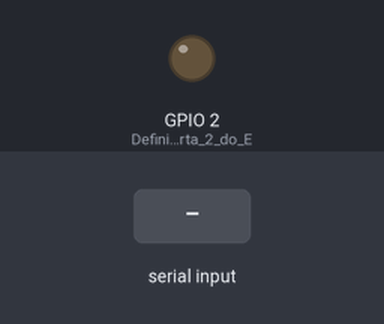
The sketch below on a simulated ESP32. Shown: output pins drawn as LEDs (lit = HIGH). The test bench sets the inputs (shaded band). What the sketch prints to the serial monitor is not drawn.

Above: at 1.2 s.
1.3 s: "0" received over Serial
At 2.6 s:
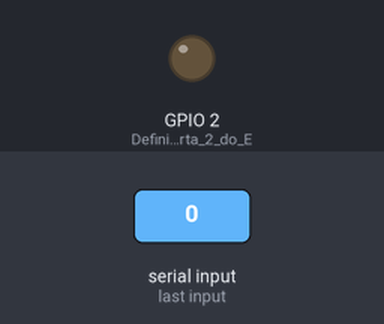
2.9 s: "2" received over Serial
At 3.9 s:
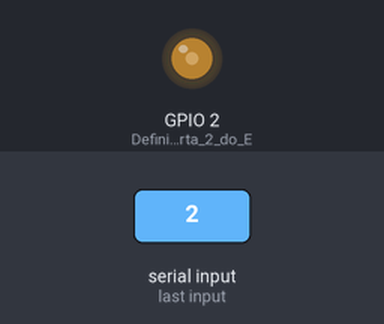
4.6 s: "1" received over Serial
At 5.3 s:
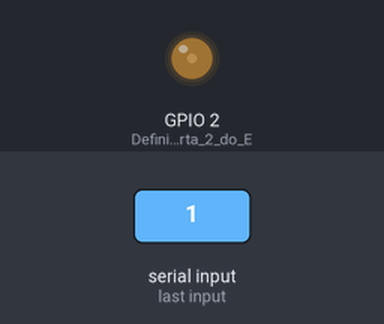
6.3 s: "4" received over Serial
At 7.7 s:
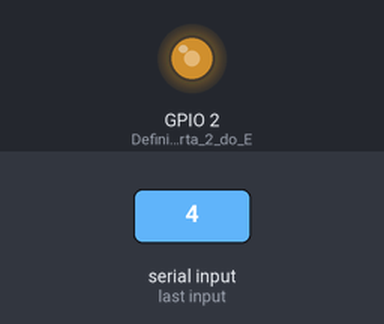
8.0 s: "3" received over Serial
At 9.0 s:
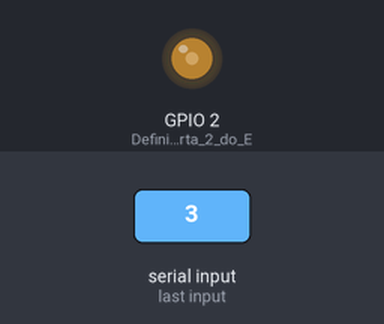
Timing chart, 0 to 10.7 s (numbered marks = the images above; inputs shaded):
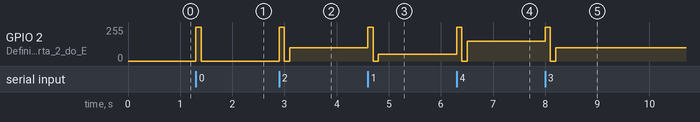

The sketch:

SAIDA_ANALOGICA.ino
```cpp
void setup() {
  Serial.begin(115200);  //Taxa de transmissão
  pinMode(2, OUTPUT);  //Definição da Porta 2 do ESP32 como saída

}
//Função principal

void loop() {
//declaração da variável (vetor) que armazenará os
//dados recebidos via porta serial
  char mensagem[10];

//declaração da variável que auxiliará em indicar a
//posição no vetor para armazenar cada caractere lido
  int i=0;

//Condição para verificar se exite informação sendo
//recebida pela porta serial

  if (Serial.available())
  {
  //Sendo verdadeira a condição
  //realiza a leitura do caractere e atribui no vetor
    mensagem[i] = Serial.read();
  //incrementa 1 na variável i, para que o próximo
  //caractere lido, seja armazenado na próxima posição do vetor
    i++;
    digitalWrite(2, HIGH); //Acende o Led
    delay(100);  //Temo de espera de 100 milessegundos
    digitalWrite(2, LOW);  //Apaga o Led
    delay(100);
  }
  //adiciona o caractere que representa o final da string válida
  mensagem[i] = '\0';
  Serial.write(mensagem);  //Envia a string recebida para a porta Serial

  //Se a mensagem recebida na primeira posição do vetor
  if (mensagem[0] == '0')
    analogWrite(2, 0);  //Apaga o led

  if (mensagem[0] == '1')
    analogWrite(2, 50);  //Liga o Led

  if (mensagem[0] == '2')
    analogWrite(2, 100);  //Apaga o led

  if (mensagem[0] == '3')
    analogWrite(2, 100);  //Liga o Led

  if (mensagem[0] == '4')
    analogWrite(2, 150);  //Apaga o led

  if (mensagem[0] == '5')
    analogWrite(2, 200);  //Apaga o led

  if (mensagem[0] == '6')
    analogWrite(2, 250);  //Apaga o led

}
```

Measured:
- after the input at 1.3 s, GPIO 2 (Definição_da_Porta_2_do_E): 0/255 → 255/255 at once, → 0/255 0.10 s later
- after the input at 2.9 s, GPIO 2 (Definição_da_Porta_2_do_E): 0/255 → 255/255 at once, → 0/255 0.10 s later, → 100/255 0.10 s later
- after the input at 4.6 s, GPIO 2 (Definição_da_Porta_2_do_E): 100/255 → 255/255 at once, → 0/255 0.10 s later, → 50/255 0.10 s later
- after the input at 6.3 s, GPIO 2 (Definição_da_Porta_2_do_E): 50/255 → 255/255 at once, → 0/255 0.10 s later, → 150/255 0.10 s later
- after the input at 8.0 s, GPIO 2 (Definição_da_Porta_2_do_E): 150/255 → 255/255 at once, → 0/255 0.10 s later, → 100/255 0.10 s later
